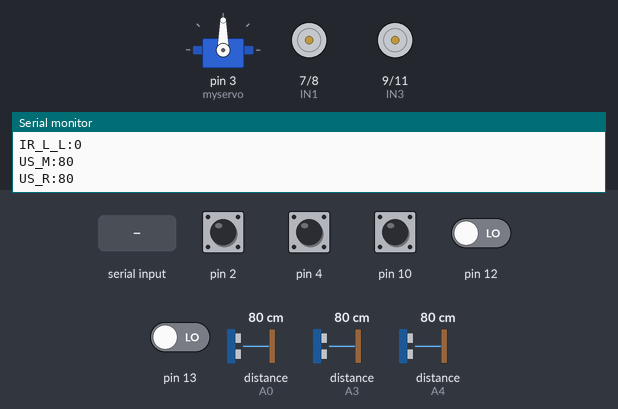
Bench run of a sketch on a simulated Arduino Uno, built with avr-gcc and run on an emulated ATmega328P. On the bench: servo, motor-driver pin pairs drawn as motors (green arrow = first pin HIGH = forward, orange = second pin HIGH = backward, longer = more drive, scaled by the enable pin), the last lines printed to the serial monitor. Wiring (inferred from the names in the program): 3 × ultrasonic range finder: trigger A1, echo A0 / trigger A2, echo A3 / trigger A5, echo A4. Inputs (shaded band) come from the test bench; at power-on: pin 2, pin 4, pin 10 HIGH, pin 12, pin 13 LOW, distance to the obstacle (sensors on A0, A3, A4) 80 cm. The echo pulse lasts 58.3 µs per cm.

Above: at 1.2 s.
1.3 s: "forward" received over Serial
At 2.4 s:
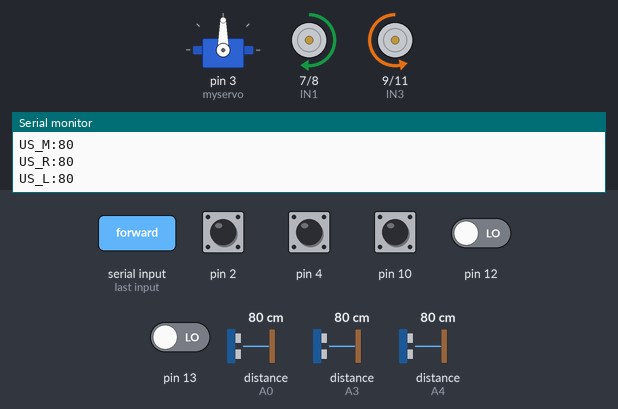
3.5 s: "back" received over Serial
At 4.1 s:
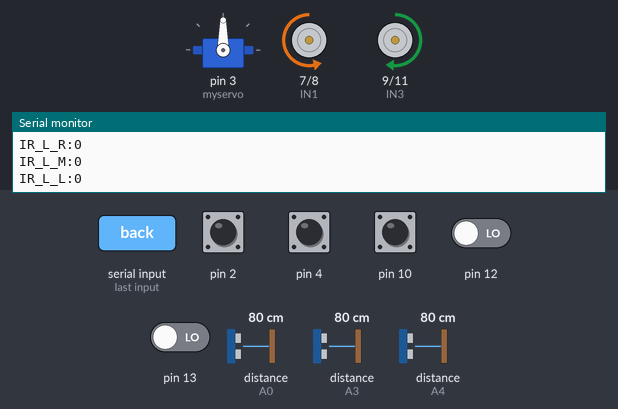
5.0 s: "stop" received over Serial
At 5.9 s:
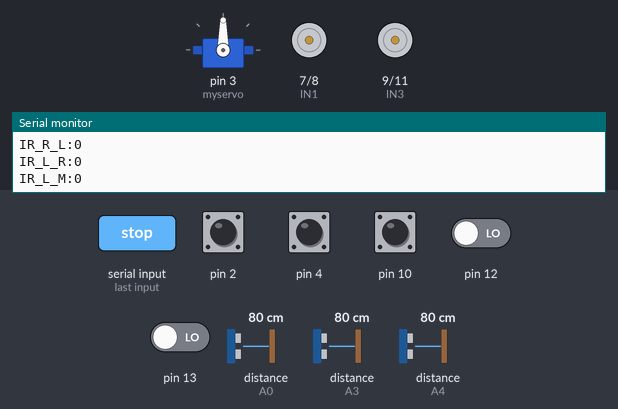
6.5 s: "l" received over Serial
At 7.5 s:
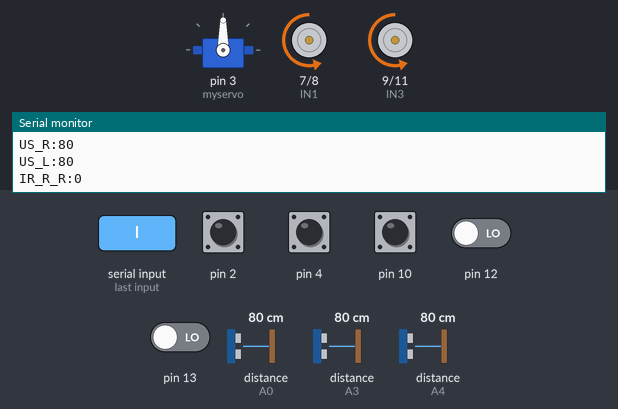
8.0 s: "x" received over Serial
At 9.4 s:
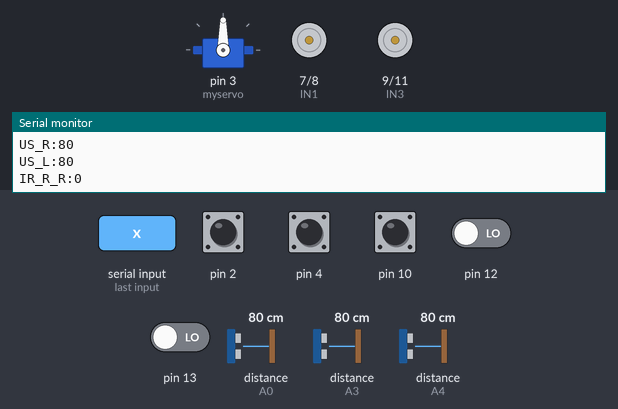
Timing chart, 0 to 11.0 s (numbered marks = the images above; inputs shaded):
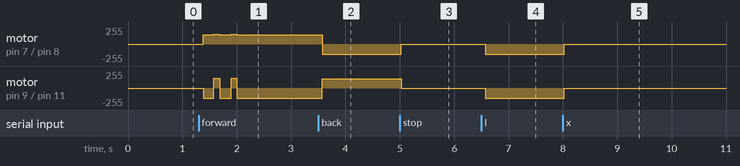

The sketch:

lastCodeRobotics.ino
```cpp
// Hala Almutairi 2211112873
// Zaharaa Alrashidi 2191118389
// KAYO Robotics Team

#include <Servo.h> //Servo library to control motor
Servo myservo; // servo object


//Right Line Tracking
#define RLT_R !digitalRead(10)
#define RLT_M !digitalRead(4)
#define RLT_L !digitalRead(2)

//Left Line Tracking
#define LLT_R digitalRead(12)
#define LLT_M digitalRead(13)
#define LLT_L digitalRead(3) //took a LED pin to not mess with the motors

// Define L298N motor pins
#define ENA 5  // Enable Left Motor speed controller
#define ENB 6  // Enable Right Motor speed controller
#define IN1 7  // Left Motor pin1
#define IN2 8  // Left Motor pin2
#define IN3 9  // Right Motor pin3
#define IN4 11 // Right Motor pin4
int carSpeed = 150; // car speed

bool stoppedMode = false; // Flag for Stop mode
char command;  //to store command received from website
String state = "stop"; //keep track of prev command ---> initial stop

// Define Middle ultrasonic pins
int Echo = A4;
int Trig = A5;
// Define Right ultrasonic pins
int EchoR = A0;
int TrigR = A1;
// Define Left ultrasonic pins
int EchoL = A3;
int TrigL = A2;

// initialize ultrasonic
int rightDistance = 0;
int leftDistance = 0;
int middleDistance = 0;

// Function to STOP car
void stop(){
  digitalWrite(ENA, LOW);
  digitalWrite(ENB, LOW);
  Serial.println("Stop");
}

// Function to move car forward with calibrated speeds
void forward(){
  int leftSpeed = carSpeed-10;
  analogWrite(ENA, leftSpeed);
  analogWrite(ENB, carSpeed);
  digitalWrite(IN4, HIGH);
  digitalWrite(IN2, LOW);
  digitalWrite(IN3, LOW);
  digitalWrite(IN1, HIGH);


  Serial.println("Forward");
}

// Function to move car back with calibrated speeds
void back(){
  int rightSpeed = carSpeed-8;
  analogWrite(ENA, carSpeed);
  analogWrite(ENB, rightSpeed);
  digitalWrite(IN1, LOW);
  digitalWrite(IN3, HIGH);
  digitalWrite(IN2, HIGH);
  digitalWrite(IN4, LOW);
  Serial.println("Back");
}

// Function to move car left with calibrated speeds
void left(){
  analogWrite(ENA, carSpeed);
  analogWrite(ENB, carSpeed);
  digitalWrite(IN1, LOW);
  digitalWrite(IN3, LOW);
  digitalWrite(IN2, HIGH);
  digitalWrite(IN4, HIGH);
  Serial.println("Left");
}

// Function to move car right with calibrated speeds
void right(){
  analogWrite(ENA, carSpeed);
  analogWrite(ENB, carSpeed);
  digitalWrite(IN2, LOW);
  digitalWrite(IN4, LOW);
  digitalWrite(IN1, HIGH);
  digitalWrite(IN3, HIGH);
  Serial.println("Right");
}

// Function to calc distance via ultrasonic sensor
int Distance_test(int Trig, int Echo) {
  digitalWrite(Trig, LOW);    //Initialize Trig
  delayMicroseconds(2);
  digitalWrite(Trig, HIGH);  //Send Trig pulses
  delayMicroseconds(20);
  digitalWrite(Trig, LOW);   //Stop Trig pulses
  float Fdistance = pulseIn(Echo, HIGH);  // Calc pulse distance
  Fdistance = Fdistance / 58;       // Convert distance to cm
  return (int)Fdistance; //Return Distance
}
int Distance_test2(int Trig, int Echo) {
  digitalWrite(Trig, LOW);    //Initialize Trig
  delayMicroseconds(2);
  digitalWrite(Trig, HIGH);  //Send Trig pulses
  delayMicroseconds(20);
  digitalWrite(Trig, LOW);   //Stop Trig pulses
  float Fdistance = pulseIn(Echo, HIGH);  // Calc pulse distance
  Fdistance = Fdistance / 58;       // Convert distance to cm
  return (int)Fdistance; //Return Distance
}
void setup() {
  myservo.attach(3); // Attach servo obj to pin3
  Serial.begin(9600);
  pinMode(Echo, INPUT);
  pinMode(Trig, OUTPUT);
  pinMode(EchoR, INPUT);
  pinMode(TrigR, OUTPUT);
  pinMode(EchoL, INPUT);
  pinMode(TrigL, OUTPUT);
  pinMode(IN1, OUTPUT);
  pinMode(IN2, OUTPUT);
  pinMode(IN3, OUTPUT);
  pinMode(IN4, OUTPUT);
  pinMode(ENA, OUTPUT);
  pinMode(ENB, OUTPUT);
  pinMode(RLT_R, INPUT);
  pinMode(RLT_M, INPUT);
  pinMode(RLT_L, INPUT);
  pinMode(LLT_R, INPUT);
  pinMode(LLT_M, INPUT);
  pinMode(LLT_L, INPUT);
  state = "stop";
  stop(); // Initialize car at stop mode
}

void loop() {
  if (Serial.available() > 0) { // Check if there is command from Serial communication
    command = Serial.read();

    if (command == 'R') {
      stoppedMode = false;
    } else if (command == 'x') {
      stoppedMode = true;
      stop();
    } else if (command == 'L') { // Slow
      carSpeed = 90;
    } else if (command == 'M') { // Medium
      carSpeed = 150;
    } else if (command == 'H') { // Fast
      carSpeed = 220;
    } else if (!stoppedMode) { // if is not any of the Mode flag then its Remote Mode
      if (command == 'f') {
        state = "forward";
        forward();
      } else if (command == 'b') {
        state = "back";
        back();
      } else if (command == 'l') {
        if(state == "forward") {
          left();
          delay(100);
          forward();
        } else if (state == "back") {
          left();
          delay(100);
          back();
        } else if (state == "stop") {
          left();
        }
      } else if (command == 'r') {
        if(state == "forward") {
          right();
          delay(100);
          forward();
        } else if (state == "back") {
          right();
          delay(100);
          back();
        } else if (state == "stop") {
          right();
        }
      } else if (command == 's') {
        state = "stop";
        stop();
      }
    }
  }

  //send ultrasonic sensors data to Raspberry Pi4 via serial
  Serial.print("US_M:");
  Serial.println(Distance_test(Trig, Echo));
  Serial.print("US_R:");
  Serial.println(Distance_test2(TrigR, EchoR));
  Serial.print("US_L:");
  Serial.println(Distance_test(TrigL, EchoL));

  //send right IR sensors data to Raspberry Pi4 via serial
  Serial.print("IR_R_R:"); Serial.println(RLT_R);
  Serial.print("IR_R_M:"); Serial.println(RLT_M);
  Serial.print("IR_R_L:"); Serial.println(RLT_L);

  //send left IR sensors data to Raspberry Pi4 via serial
  Serial.print("IR_L_R:"); Serial.println(LLT_R);
  Serial.print("IR_L_M:"); Serial.println(LLT_M);
  Serial.print("IR_L_L:"); Serial.println(LLT_L);
}
```

Measured:
- after the input at 3.5 s, motor on pin 7 (IN1) / pin 8 (IN2): forward 140/255 → backward 150/255 after 0.08 s; motor on pin 9 (IN3) / pin 11 (IN4): backward 150/255 → forward 142/255 after 0.08 s
- after the input at 5.0 s, motor on pin 7 (IN1) / pin 8 (IN2): backward 150/255 → stopped at once; motor on pin 9 (IN3) / pin 11 (IN4): forward 142/255 → stopped at once
- after the input at 6.5 s, motor on pin 7 (IN1) / pin 8 (IN2), motor on pin 9 (IN3) / pin 11 (IN4): stopped → backward 150/255 after 0.07 s
- after the input at 8.0 s, motor on pin 7 (IN1) / pin 8 (IN2), motor on pin 9 (IN3) / pin 11 (IN4): backward 150/255 → stopped at once
